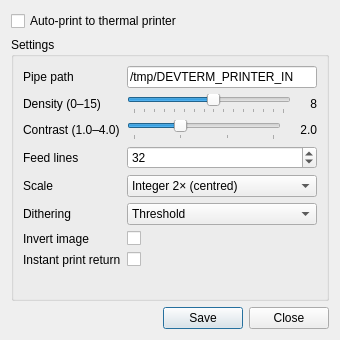
<?xml version="1.0" encoding="UTF-8"?>
<ui version="4.0">
 <class>QGBA::ThermalPrinterView</class>
 <widget class="QWidget" name="QGBA::ThermalPrinterView">
  <property name="geometry">
   <rect>
    <x>0</x>
    <y>0</y>
    <width>340</width>
    <height>340</height>
   </rect>
  </property>
  <property name="windowTitle">
   <string>Thermal Printer</string>
  </property>
  <layout class="QVBoxLayout" name="verticalLayout">
   <item>
    <widget class="QCheckBox" name="autoprint">
     <property name="text">
      <string>Auto-print to thermal printer</string>
     </property>
    </widget>
   </item>
   <item>
    <widget class="QGroupBox" name="groupBox">
     <property name="title">
      <string>Settings</string>
     </property>
     <layout class="QFormLayout" name="formLayout">
      <item row="0" column="0">
       <widget class="QLabel" name="label_pipe">
        <property name="text">
         <string>Pipe path</string>
        </property>
       </widget>
      </item>
      <item row="0" column="1">
       <widget class="QLineEdit" name="pipePath">
        <property name="text">
         <string>/tmp/DEVTERM_PRINTER_IN</string>
        </property>
       </widget>
      </item>
      <item row="1" column="0">
       <widget class="QLabel" name="label_density">
        <property name="text">
         <string>Density (0–15)</string>
        </property>
       </widget>
      </item>
      <item row="1" column="1">
       <layout class="QHBoxLayout">
        <item>
         <widget class="QSlider" name="density">
          <property name="minimum">
           <number>0</number>
          </property>
          <property name="maximum">
           <number>15</number>
          </property>
          <property name="value">
           <number>8</number>
          </property>
          <property name="orientation">
           <enum>Qt::Horizontal</enum>
          </property>
          <property name="tickPosition">
           <enum>QSlider::TicksBelow</enum>
          </property>
         </widget>
        </item>
        <item>
         <widget class="QLabel" name="densityValue">
          <property name="minimumSize">
           <size>
            <width>20</width>
            <height>0</height>
           </size>
          </property>
          <property name="text">
           <string>8</string>
          </property>
          <property name="alignment">
           <set>Qt::AlignRight|Qt::AlignVCenter</set>
          </property>
         </widget>
        </item>
       </layout>
      </item>
      <item row="2" column="0">
       <widget class="QLabel" name="label_contrast">
        <property name="text">
         <string>Contrast (1.0–4.0)</string>
        </property>
       </widget>
      </item>
      <item row="2" column="1">
       <layout class="QHBoxLayout">
        <item>
         <widget class="QSlider" name="contrast">
          <property name="minimum">
           <number>10</number>
          </property>
          <property name="maximum">
           <number>40</number>
          </property>
          <property name="value">
           <number>20</number>
          </property>
          <property name="orientation">
           <enum>Qt::Horizontal</enum>
          </property>
          <property name="tickPosition">
           <enum>QSlider::TicksBelow</enum>
          </property>
         </widget>
        </item>
        <item>
         <widget class="QLabel" name="contrastValue">
          <property name="minimumSize">
           <size>
            <width>30</width>
            <height>0</height>
           </size>
          </property>
          <property name="text">
           <string>2.0</string>
          </property>
          <property name="alignment">
           <set>Qt::AlignRight|Qt::AlignVCenter</set>
          </property>
         </widget>
        </item>
       </layout>
      </item>
      <item row="3" column="0">
       <widget class="QLabel" name="label_feed">
        <property name="text">
         <string>Feed lines</string>
        </property>
       </widget>
      </item>
      <item row="3" column="1">
       <widget class="QSpinBox" name="feedLines">
        <property name="maximum">
         <number>100</number>
        </property>
        <property name="value">
         <number>32</number>
        </property>
       </widget>
      </item>
      <item row="4" column="0">
       <widget class="QLabel" name="label_scale">
        <property name="text">
         <string>Scale</string>
        </property>
       </widget>
      </item>
      <item row="4" column="1">
       <widget class="QComboBox" name="scale">
        <item>
         <property name="text">
          <string>Integer 2× (centred)</string>
         </property>
        </item>
        <item>
         <property name="text">
          <string>Stretch to width</string>
         </property>
        </item>
       </widget>
      </item>
      <item row="5" column="0">
       <widget class="QLabel" name="label_dither">
        <property name="text">
         <string>Dithering</string>
        </property>
       </widget>
      </item>
      <item row="5" column="1">
       <widget class="QComboBox" name="dither">
        <item>
         <property name="text">
          <string>Threshold</string>
         </property>
        </item>
        <item>
         <property name="text">
          <string>Ordered (Bayer)</string>
         </property>
        </item>
        <item>
         <property name="text">
          <string>Diffuse (Floyd-Steinberg)</string>
         </property>
        </item>
        <item>
         <property name="text">
          <string>Diffuse (Stucki)</string>
         </property>
        </item>
       </widget>
      </item>
      <item row="6" column="0">
       <widget class="QLabel" name="label_invert">
        <property name="text">
         <string>Invert image</string>
        </property>
       </widget>
      </item>
      <item row="6" column="1">
       <widget class="QCheckBox" name="invert">
        <property name="text">
         <string/>
        </property>
       </widget>
      </item>
      <item row="7" column="0">
       <widget class="QLabel" name="label_instantReturn">
        <property name="text">
         <string>Instant print return</string>
        </property>
       </widget>
      </item>
      <item row="7" column="1">
       <widget class="QCheckBox" name="instantReturn">
        <property name="text">
         <string/>
        </property>
       </widget>
      </item>
     </layout>
    </widget>
   </item>
   <item>
    <widget class="QDialogButtonBox" name="buttonBox">
     <property name="standardButtons">
      <set>QDialogButtonBox::Close|QDialogButtonBox::Save</set>
     </property>
    </widget>
   </item>
  </layout>
 </widget>
 <resources/>
 <connections/>
</ui>
